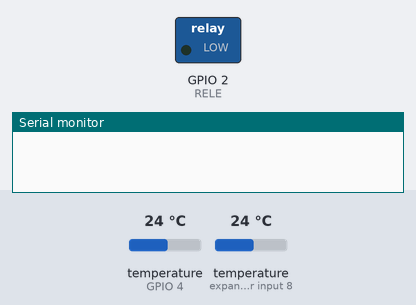
A sketch run on a simulated ESP32. Shown: switched loads named in the sketch (green lamp = pin HIGH), the last lines printed to the serial monitor. The test bench sets the inputs (shaded band); at power-on: temperature (sensors on GPIO 4, expander input 8) 24 °C. WiFi joins after 1.5 s; servers stay silent unless stated; EEPROM starts erased.

Above: at 0.0 s.
At 4.2 s:
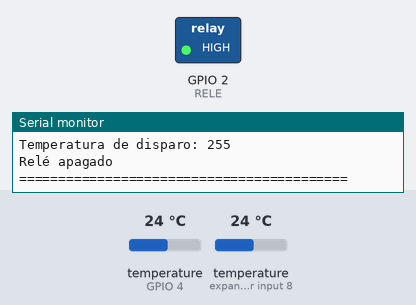
Timing chart, 0 to 5.7 s (numbered marks = the images above):
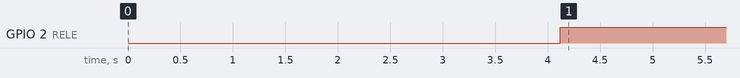

The sketch:

calefaccion.ino
```cpp
//Pastito 30 de mayo 2022
#include <esp_task_wdt.h>           //Include para el watchdog timer
#include <EEPROM.h>                 //https://github.com/espressif/arduino-esp32/tree/master/libraries/EEPROM
#include <Arduino.h>
#include <WiFi.h>
#include <AsyncTCP.h>               //Libreria para TCP asincrónico
#include <ESPAsyncWebServer.h>      //Libreria para el web server
#include <OneWire.h>                //OneWire librerias para leer el termometro
#include <DallasTemperature.h>

#define EEPROM_SIZE 12              //Definiciones de la EEPROM en este caso del ESP32
#define RELE 2
#define WDT_TIMEOUT 8               //Definicion de timeout del watchdog timer
#define DEBUG
#define ONE_WIRE_BUS 4               //Definicion del puerto del termometro
#define arr_prom 10
#define AFUERA 1
#define ADENTRO 2

// Direcciones de los DS18B20
uint8_t sensor_afuera[8]   = { 0x28, 0xED, 0xB9, 0x9F, 0x0D, 0x00, 0x00, 0xAA };   //legit
uint8_t sensor_adentro[8] =  { 0x28, 0x98, 0x61, 0x9F, 0x0D, 0x00, 0x00, 0xB9 }; //legit

//uint8_t sensor_afuera[8]  =  { 0x28, 0xFF, 0x4F, 0x47, 0xB3, 0x16, 0x05, 0x89 }; //trucho impermeable
//uint8_t sensor_adentro[8] =  { 0x28, 0xFF, 0xBD, 0xB4, 0x00, 0x16, 0x02, 0x8E }; //trucho to92


// Setup a oneWire instance to communicate with any OneWire devices
// (not just Maxim/Dallas temperature ICs)
OneWire oneWire(ONE_WIRE_BUS);
// Pass our oneWire reference to Dallas Temperature.
DallasTemperature sensors(&oneWire);

AsyncWebServer server(80);
AsyncWebSocket ws("/ws"); // access at ws://[esp ip]/ws

const char* ssid = "COVACHA";
const char* password = "theraininspa1n";
//const char* ssid     = "Tele-7614";
//const char* password = "";

const char* PARAM_INPUT_1 = "input1";
const char* PARAM_INPUT_2 = "input2";

unsigned long previousMillis = 0;
unsigned long interval = 60000;

int  encendido;
int  temperatura;
char hora[20];

//Variable para temperatura, las inicializamos en 25 grados para que no dispare antes de tiempo
float prom_af[arr_prom] = {25,25,25,25,25,25,25,25,25,25};
float prom_ad[arr_prom] = {25};
float tempAd = 25;
float tempAf = 25;


const char index_html[] PROGMEM = R"rawliteral(
<!DOCTYPE HTML><html><head>
<title>Sistema de calefacci&oacute;n de pastito</title>
<meta name="viewport" content="width=device-width, initial-scale=1">
</head><body>
<H2>Sistema de calefaccion de pastito</h2><hr><br>
<h3>Temperatura exterior:
)rawliteral";

const char index_html1a[] PROGMEM = R"rawliteral(
<br><br>
<form action="/get">
Temperatura de encendido: <input type="text" name="input1"
)rawliteral";

const char index_html1b[] PROGMEM = R"rawliteral(
<input type="submit" value="Aceptar">
</form><br><br>
<form action=/get>
<input type="radio" id="Encender" name="input2" value="1"
)rawliteral";

const char index_html1c[] PROGMEM = R"rawliteral(
<label for="html">Encendido</label><br>
<input type="radio" id="Apagar" name="input2" value="0"
)rawliteral";

const char index_html1d[] PROGMEM = R"rawliteral(
<label for="html">Apagado</label><br><br>
<input type="submit" value="Aceptar">
</form>
)rawliteral";


void eeprom_read() {
  int address = 0;

  EEPROM.begin(EEPROM_SIZE);             //Leemos de la EEPROM si estamos encendidos o apagados y la temperatura a la que encender la calefaccion
  encendido = EEPROM.read(address);      //EEPROM.get(address,readId)
  address += sizeof(encendido);          //update address value
  temperatura = EEPROM.read(address);
  EEPROM.end();
}

void eeprom_write() {
  int address = 0;

  #ifdef DEBUG
    Serial.println(F("Guardando valores en EEPROM"));
    Serial.print(F("Temperatura = "));
    Serial.println(temperatura);
    Serial.print(F("Encendido = "));
    Serial.println(encendido);
  #endif

  EEPROM.begin(EEPROM_SIZE);
  EEPROM.write(address, encendido);        //EEPROM.put(address, boardId);
  address += sizeof(encendido);            //update address value
  EEPROM.write(address, temperatura);      //EEPROM.put(address, param);
  EEPROM.commit();
  EEPROM.end();
}

void parse_millis () {   //Funcion para parsear los milisegundos e imprimirlos legibles en dias:horas:minutos:segundos
  unsigned long segundos, milisegundos;
  long minutos;
  int horas, dias;

  milisegundos = millis();
  segundos = milisegundos / 1000;
  minutos = segundos / 60;
  horas = minutos / 60;
  dias = horas / 24;
  segundos %= 60;
  minutos %= 60;
  horas %= 24;

  sprintf (hora, "%04d:%02d:%02ld:%02ld", dias, horas, minutos, segundos);
}

void notFound(AsyncWebServerRequest *request) {
  request->send(404, "text/plain", "Not found");
}

void initWiFi() {
  int retries = 0;

  WiFi.mode(WIFI_STA);
  WiFi.begin(ssid, password);

  Serial.print(F("Connecting to WiFi .."));

  while (WiFi.status() != WL_CONNECTED) {
    Serial.print('.');

    esp_task_wdt_reset();
    delay(1000);
    retries++;
    if (retries > 4) {
      break;
    }
  }

  Serial.println(WiFi.localIP());

  if (WiFi.waitForConnectResult() != WL_CONNECTED) {
      Serial.println(F("WiFi Failed!"));
   }
}


void setup() {
  Serial.begin(115200);

  pinMode(RELE, OUTPUT);         //Aca va el relé de la bomba
  delay(500);

  digitalWrite (ONE_WIRE_BUS, LOW);
  pinMode (ONE_WIRE_BUS, INPUT);
  sensors.begin();
  delay (20);

  eeprom_read();                 //Leemos la EEPROM
  initWiFi();                    // Inicializamos Wi-Fi

  sensors.requestTemperatures(); //Comando para leer temperaturas

  server.on("/", HTTP_GET, [](AsyncWebServerRequest *request){
      AsyncResponseStream *response = request->beginResponseStream("text/html");
      response->print(index_html);
      response->print(tempAf);
      response->print(" y la interior es de: ");
      response->print(tempAd);
      response->println(" grados</h3>");

      parse_millis ();

      response->print ("<h4>Tiempo de encendido: ");
      response->println(hora);
      response->println("<br>");
      response->println("El estado del rel&eacute; es ");

      if (digitalRead(RELE)){
        response->println("encendido");
      } else {
        response->println("apagado");
      }

      response->print(index_html1a);
      response->print(" value=\"");
      response->print(temperatura);
      response->println("\">");
      response->print(index_html1b);

      if (encendido) {
	      response->println("checked>");
      }
      response->print(index_html1c);

      if (!encendido) {
	      response->println("checked>");
      }
      response->print(index_html1d);
      response->println("</h4></body></html>");

      request->send(response);
    });

  // Send a GET request to <ESP_IP>/get?input1=<inputMessage>
  server.on("/get", HTTP_GET, [] (AsyncWebServerRequest *request) {
      String inputMessage;
      String inputParam;
      // GET input1 value on <ESP_IP>/get?input1=<inputMessage>
      if (request->hasParam(PARAM_INPUT_1)) {
	       inputMessage = request->getParam(PARAM_INPUT_1)->value();
	       inputParam = PARAM_INPUT_1;
	       temperatura = inputMessage.toInt();
	       eeprom_write();
      }
      // GET input2 value on <ESP_IP>/get?input2=<inputMessage>
      else if (request->hasParam(PARAM_INPUT_2)) {
	       inputMessage = request->getParam(PARAM_INPUT_2)->value();
	       inputParam = PARAM_INPUT_2;
	       if (inputMessage == "1") {
	         encendido = true;
	       }
	       if (inputMessage == "0") {
	         encendido = false;
 	       }
         eeprom_write();
      }else {
	      inputMessage = "No message sent";
	      inputParam = "none";
      }
      //Serial.println(inputMessage);

      request->send(200, "text/html", "HTTP GET request envio a tu ESP el campo ("
		    + inputParam + ") con el valor: " + inputMessage +
		    "<br><a href=\"/\">Volver a la pagina principal</a>");
    });
  server.onNotFound(notFound);
  server.begin();

  esp_task_wdt_init(WDT_TIMEOUT, true); //enable panic so ESP32 restarts
  esp_task_wdt_add(NULL);               //add current thread to WDT watch
}

float get_temp_DS18B20(int sensor) {
  float resultado;

  if (sensor == AFUERA) {
    resultado = sensors.getTempC(sensor_afuera);
  }
  if (sensor == ADENTRO) {
    resultado = sensors.getTempC(sensor_adentro);
  }
  return resultado;
}

void mover_arreglo (int sensor, float lectura) {
  int i;

  if (sensor == AFUERA){
    for (i=1;i<arr_prom;i++){
      prom_af[i-1]=prom_af[i];
    }
    prom_af[arr_prom-1] = lectura;
  }
  if (sensor == ADENTRO){
    for (i=1;i<arr_prom;i++){
      prom_ad[i-1]=prom_ad[i];
    }
    prom_ad[arr_prom-1] = lectura;
  }
}

void leer_temp_prom (int sensor) {
  float suma = 0;
  float lectura;
  int i;

  lectura = get_temp_DS18B20(sensor);
  delay (20);
  mover_arreglo (sensor, lectura);

  if (sensor == AFUERA){
     for (i=0;i<arr_prom;i++){
        suma += prom_af[i];
     }
     tempAf = suma / arr_prom;
  }
  if (sensor == ADENTRO){
     for (i=0;i<arr_prom;i++){
        suma += prom_ad[i];
     }
     tempAd = suma / arr_prom;
  }
}

void loop() {
  unsigned long currentMillis = millis();
  char mybuffer[80];

  ws.cleanupClients();                // Kill old connections
  esp_task_wdt_reset();               //Reset WDT
  sensors.requestTemperatures();

  leer_temp_prom(AFUERA);
  leer_temp_prom(ADENTRO);

  #ifdef DEBUG
    Serial.print(F("IP Address: "));
    Serial.println(WiFi.localIP());
  #endif

  parse_millis();

  #ifdef DEBUG
    sprintf (mybuffer, "Uptime %s", hora);
    Serial.println (mybuffer);

    Serial.print(F("El estado de la calefaccion es = "));
  #endif

  if (encendido) {
    #ifdef DEBUG
      Serial.println(F("ENCENDIDA"));
    #endif
  } else {
    #ifdef DEBUG
      Serial.println(F("APAGADA"));
    #endif
  }

  #ifdef DEBUG
    Serial.print(F("Temperatura interior: "));
    Serial.println(tempAd);
    Serial.print(F("Temperatura exterior: "));
    Serial.println(tempAf);
    Serial.print(F("Temperatura de disparo: "));
    Serial.println(temperatura);
  #endif

  if (digitalRead(RELE)){
    #ifdef DEBUG
      Serial.println(F("Relé encendido"));
    #endif
    } else {
      #ifdef DEBUG
        Serial.println(F("Relé apagado"));
      #endif
  }

  #ifdef DEBUG
    Serial.println(F("=========================================="));
  #endif

  if (encendido) {
    if (tempAf < temperatura) {
      digitalWrite(RELE, HIGH);
    } else {
      digitalWrite(RELE, LOW);
    }
  }
  if (!encendido) {
    digitalWrite(RELE, LOW);
  }

  delay(1000);

  if ((WiFi.status() != WL_CONNECTED) && (currentMillis - previousMillis >=interval)) {    // Si la WiFi esta caida, reconectar cada CHECK_WIFI_TIME segundos
    Serial.print(millis());
    Serial.println(F("\nReconectando WiFi..."));
    WiFi.disconnect();
    esp_task_wdt_reset();
    WiFi.reconnect();
    previousMillis = currentMillis;
  }
}
```

Measured:
- by itself, GPIO 2 (RELE): LOW → HIGH at 4.1 s
